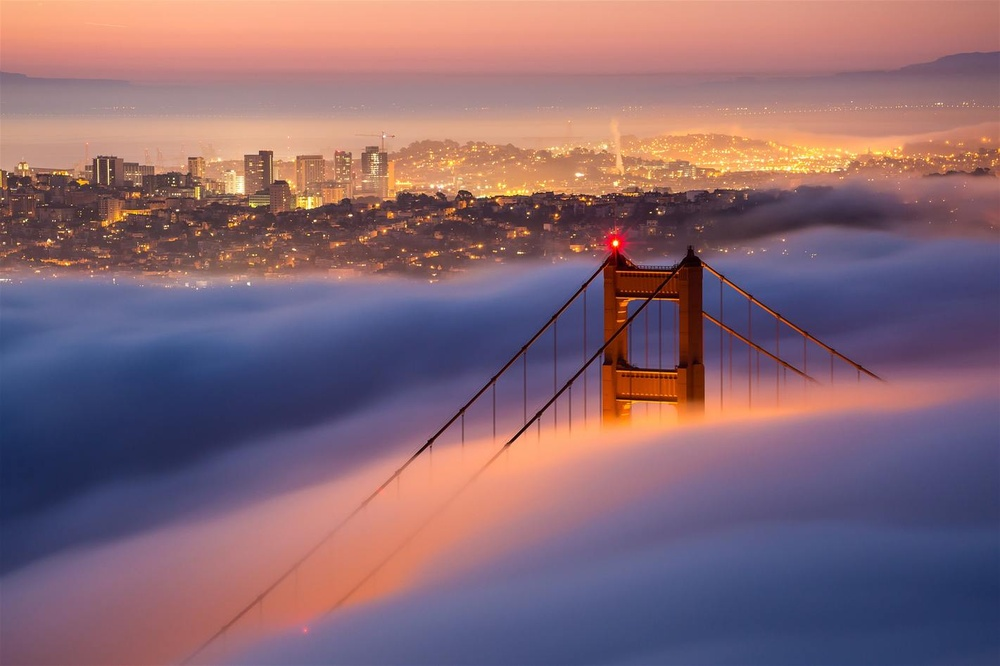
#> input picture Lab/Lab01/sf.jpg, 1000 x 666 px, shrunk from 1421 x 947 before the run
$ python plt_example.py
#> lines starting #> are read from the running program, lines starting #| are printed output that depends on the picture
"""
Joshua Stough
DIP

Some initial usage of matplotlib, for visualizing images. Read more at:
https://matplotlib.org/tutorials/introductory/images.html
https://matplotlib.org/examples/pylab_examples/subplots_demo.html
"""

"""
matplotlib provides numerous redundant and/or conflicting ways of
displaying data. google is your friend.
"""

import matplotlib.pyplot as plt

I = plt.imread('sf.jpg') #read an image into a numpy array
#> I is the input picture: shape (666, 1000, 3); mean R, G, B 135.4, 103.8, 115.4

print("\n\nI's shape is " + str(I.shape)) #the 3 in the last component are the R,G,B channels.
#| I's shape is (666, 1000, 3)

print("I's type is " + str(type(I)))
#| I's type is <class 'numpy.ndarray'>

#plt.imshow(I) is too easy...

f, axarr = plt.subplots(1,4, figsize=(16, 4))

axarr[0].imshow(I) #https://matplotlib.org/api/_as_gen/matplotlib.pyplot.imshow.html
axarr[0].set_title('Color')

axarr[1].imshow(I[...,0], cmap = 'gray')
axarr[1].set_title('Red Channel')

axarr[2].imshow(I[...,2], cmap = 'gray')
axarr[2].set_title('Blue Channel')

Ih = I.copy()
Ih[:,:,0] = I[:,:,0] // 2 #half the red channel
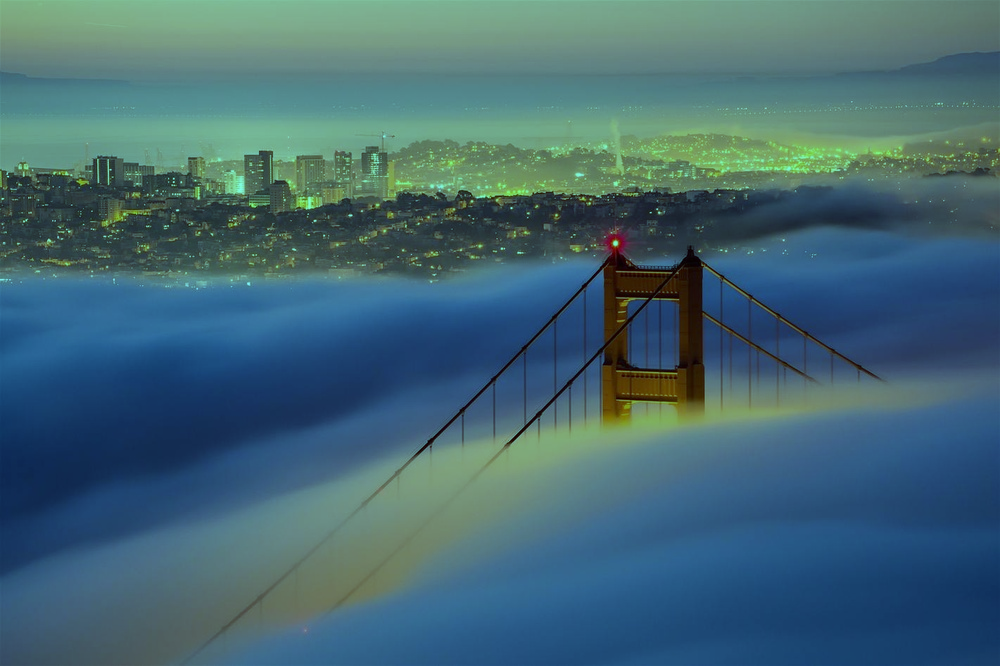
#> Ih: shape (666, 1000, 3); mean R, G, B 67.4, 103.8, 115.4

axarr[3].imshow(Ih)
axarr[3].set_title('Only Half Red')
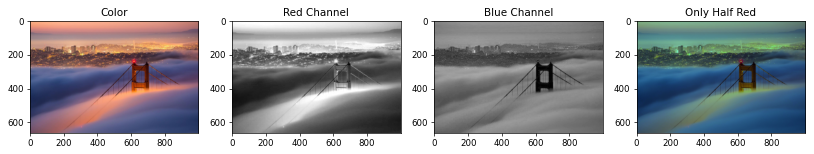
#> figure drawn by matplotlib, 4 panels
